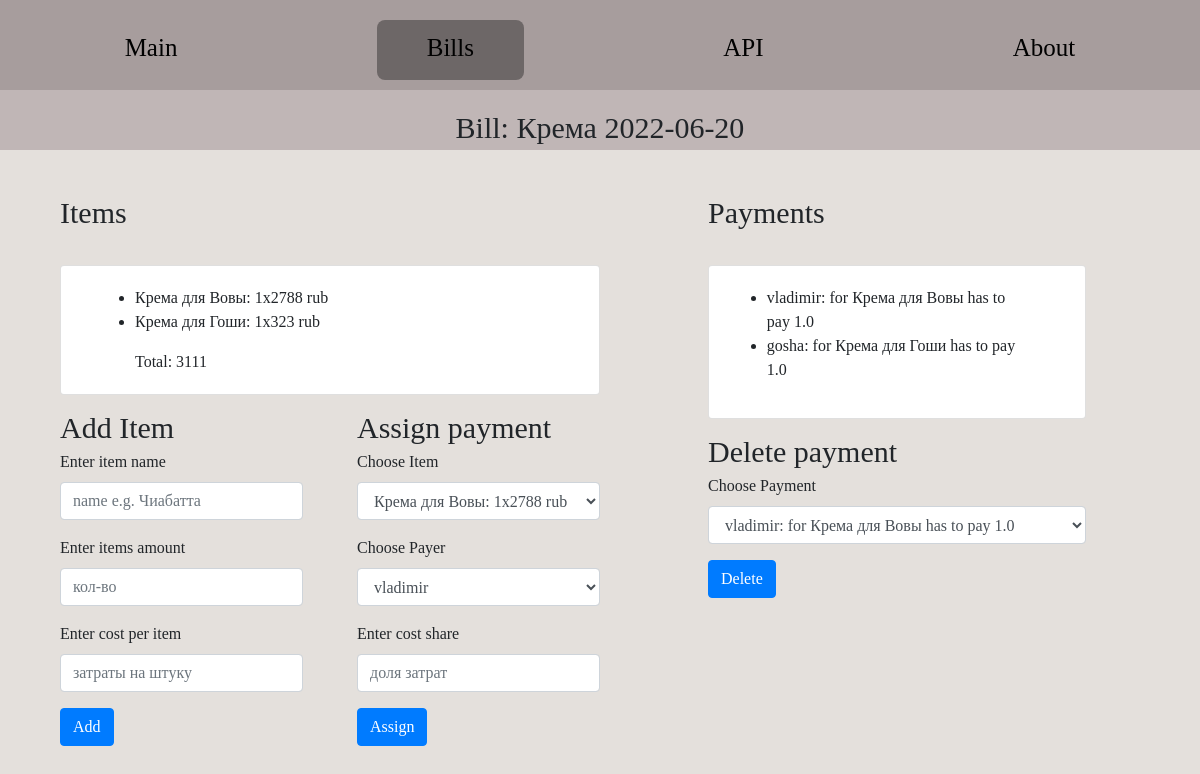
Screenshot of /bills/18 with the database file from the repository.
### bills/models.py (models this page shows, shortened)
class Bill(models.Model):
    name = models.CharField(max_length=50)
    date = models.DateField()
    comment = models.CharField(max_length=500, blank=True)
    lender = models.ForeignKey(get_user_model(), on_delete=models.CASCADE, related_name='lender', editable = True, blank=True)
    def _is_payed(self):
        "Returns true if it has payments and all payments are payed"
        all_items = Item.objects.filter(bill = self).all()
        Payed_payments = Item_Payment.objects.filter(item__in = all_items).filter(is_payed = True).all()
        All_payments = Item_Payment.objects.filter(item__in = all_items).all()
        if All_payments and (list(All_payments) == list(Payed_payments)):
            return True
        else:
            return False
    is_payed = property(_is_payed)
    def __str__(self):
        return f'{self.name} {self.date}' #: {self.cost_total}rub'

class Item(models.Model):
    name = models.CharField(max_length=500)
    amount = models.PositiveIntegerField()
    cost_per_exemplar = models.PositiveIntegerField()
    bill = models.ForeignKey(Bill, on_delete=models.CASCADE, related_name='items')
    def _get_cost_total(self):
        return self.amount*self.cost_per_exemplar
    cost_total = property(_get_cost_total)
    def __str__(self):
        return f'{self.name}: {self.amount}x{self.cost_per_exemplar} rub'

class Item_Payment(models.Model):
    item = models.ForeignKey(Item, on_delete=models.CASCADE, related_name='payments')
    payer = models.ForeignKey(get_user_model(), on_delete=models.CASCADE, related_name='payers')
    paying_part = models.FloatField(editable = True, validators=[MinValueValidator(0.0), MaxValueValidator(1.0)])
    is_payed = models.BooleanField(editable = True, default = False)
    def _get_paying_amount(self):
        "Returns the paing amount"
        return round(self.paying_part*self.item.cost_per_exemplar*self.item.amount, 2)
    paying_amount = property(_get_paying_amount)
    def _get_lender(self):
        "Returns the lender of the bill where the item is on"
        return self.item.bill.lender
    lender = property(_get_lender)

### bills/views.py (the view)
# urls.py: path('<int:bill_id>', views.bill, name='bill'),
def bill(request, bill_id):
    users = get_user_model().objects.all()
    bill = Bill.objects.get(id = bill_id)
    items = Item.objects.filter(bill = bill).all().order_by('id')
    payments = Item_Payment.objects.filter(item__in = items).all().order_by('payer', 'item_id')
    total_costs = 0
    for item in items:
        total_costs += item.cost_total
    return render(request, 'bills/bill.html', {
            'bill': bill,
            'items': items,
            'total_costs': total_costs,
            'payments': payments,
            'users': users
        })

### bills/templates/bills/bill.html (shortened to what this page needs)
{% extends 'bills/layout.html' %}
{% block body %}
<header class="subHeader">
    <nav>
        <l1 class="title">Bill: {{ bill }}</l1>
    </nav>
</header>
<div class="mainBox">
    <div class="ItemsBox">
        <l1 class="title">Items</l1>
        <div class="card" style="padding-bottom: 0%;">
            <div class="card-body">
                {% if bill.items %}
                <ul class="list">
                {% for item in items %}
                    <li>{{ item }}</li>
                {% endfor %}
                </ul>
                <div>
                    Total: {{ total_costs }}
                </div>
                {% else %}
                    <l3>Bill has no items</l3>
                {% endif %}
            </div>
        </div>
        <div class="subMainBox">
            <div class="subFormBoxLeft">
                <l1 class="title">Add Item</l1>
                <form action="{% url 'bills:add_item' bill.id %}" method="post">
                    <div class="form-group">
                        <label>Enter item name</label>
                        <input class="form-control" type="text" placeholder="name e.g. Чиабатта" name="name">
                    </div>
                    <div class="form-group">
                        <label>Enter items amount</label>
                        <input class="form-control"  type="number" placeholder="кол-во" name="amount">
                    </div>
                    <div class="form-group">
                        <label>Enter cost per item</label>
                        <input class="form-control"  type="number" placeholder="затраты на штуку" name="cost_per_exemplar">
                    </div>
                    <button type="submit" class="btn btn-primary">Add</button>
                </form>
            </div>
            <div class="subFormBox">
                <l1 class="title">Assign payment</l1>
                <form action="{% url 'bills:assign_payment' bill.id %}" method="post">
                    <div class="form-group">
                        <label>Choose Item</label>
                        <select class="form-control" name="item">
                            {% for item in items %}
                                <option value="{{ item.id }}">{{ item }}</option>
                            {% endfor %}
                        </select>
                    </div>
                    <div class="form-group">
                        <label>Choose Payer</label>
                        <select class="form-control" name="payer">
                            {% for user in users %}
                                <option value="{{ user.id }}">{{ user }}</option>
                            {% endfor %}
                        </select>
                    </div>
                    <div class="form-group">
                        <label>Enter cost share</label>
                        <input class="form-control"  type="number" step="0.01" placeholder="доля затрат" name="paying_part">
                    </div>
                    <button type="submit" class="btn btn-primary">Assign</button>
                </form>
            </div>
        </div>
    </div>
    <div class="paymentsBox">
        <l1 class="title">Payments</l1>
        <div class="card" style="padding-bottom: 0%; margin-bottom: 10px;">
            <div class="card-body">
                {% if payments %}
                    <ul class="list">
                    {% for payment in payments %}
                        <li> {{ payment.payer }}: for {{ payment.item.name }} has to pay {{ payment.paying_part }}</li>
                    {% endfor %}
                    </ul>
                {% else %}
                    <l3>Bill has no payments</l3>
                {% endif %}
            </div>
        </div>
        <l1 class="title">Delete payment</l1>
        <form action="{% url 'bills:delete_payment' bill.id %}" method="post">
            <div class="form-group">
                <label>Choose Payment</label>
                <select class="form-control" name="payment">
                    {% for payment in payments %}
                        <option value="{{ payment.id }}">{{ payment.payer }}: for {{ payment.item.name }} has to pay {{ payment.paying_part }}</option>
                    {% endfor %}
                </select>
            </div>
            <button type="submit" class="btn btn-primary">Delete</button>
        </form>
    </div>
</div>
{% endblock %}

### static/css/main.css (style rules this page uses)
* { margin: 0; padding: 0; box-sizing: border-box; }
body { height: 670px; background-color: rgb(228, 224, 220); -webkit-background-size: cover; background-size: cover; padding-top: 150px; font-family: "Cuprum" }
header { position: fixed; top:0; width: 100%; height: 90px; padding-top: 20px; background-color: rgb(167, 157, 157); z-index:2; }
.subHeader { position: fixed; top:90px; width: 100%; height: 60px; background-color: rgb(192, 182, 182); z-index:2; list-style-type: none; display: flex; justify-content: space-around; align-items: flex-end; }
.mainBox { display: flex; margin: 0 5%; padding-top: 40px }
.subMainBox { display: flex; padding-top: 10px }
.subFormBox { width: 50%; padding-left: 5%; padding-bottom: 10%; }
.subFormBoxLeft { width: 50%; padding-right: 5%; padding-bottom: 10%; }
.ItemsBox { font-weight: 500; font-size: 16px; width: 50%; }
.paymentsBox { width: 45%; padding-left: 10%; margin-bottom: 20%; }
.list { text-align: left; }
.title { margin: 0 auto; text-align: center; font-size: 30px; }
.card { margin-top: 30px; padding-left: 10%; padding-right: 10%; padding-bottom: 10%; }

### rows the page displays
Bill: name+date "Крема 2022-06-20"
Item: name+amount+cost_per_exemplar "Крема для Вовы: 1x2788 rub"
Item: name+amount+cost_per_exemplar "Крема для Гоши: 1x323 rub"
Item_Payment: payer "vladimir", item.name "Крема для Вовы", paying_part "1.0"
Item_Payment: payer "gosha", item.name "Крема для Гоши", paying_part "1.0"

### other values shown
{{ total_costs }} "3111"
form field item "Крема для Вовы: 1x2788 rub"
form field payer "vladimir"
form field payment "vladimir: for Крема для Вовы has to pay 1.0"
